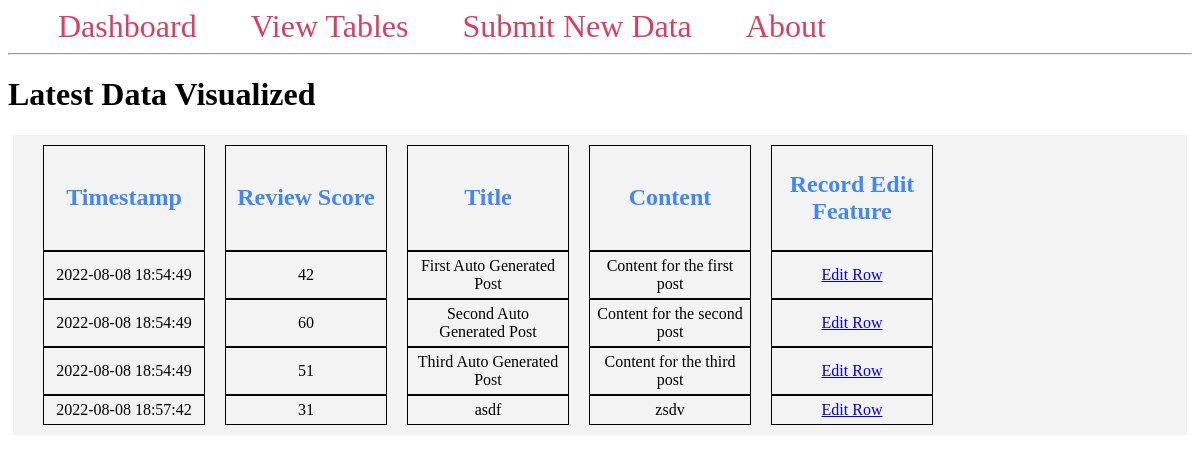
Screenshot of /table/ with the database file from the repository.
### tables this page shows
CREATE TABLE posts (
    id INTEGER PRIMARY KEY AUTOINCREMENT,
    created TIMESTAMP NOT NULL DEFAULT CURRENT_TIMESTAMP,
    review_score INTEGER NOT NULL, 
    title TEXT NOT NULL,
    content TEXT NOT NULL
);

### app.py (the view)
@app.route('/table/')
def table():
    conn = get_db_connection()
    posts = conn.execute('SELECT * FROM posts').fetchall()
    conn.close()
    return render_template('table.html', posts=posts)

### app.py (called while the page is built)
def get_db_connection():
    conn = sqlite3.connect('database.db')
    conn.row_factory = sqlite3.Row
    return conn

### templates/table.html (shortened to what this page needs)
{% extends 'base.html' %}
{% block content %}
     <h1>{% block title %} Latest Data Visualized {% endblock %}</h1>
         <div class='post'>
             <table>
             <tr>
                 <td> <h2> Timestamp </h2> </td>
                 <td> <h2> Review Score </h2> </td>
                 <td> <h2> Title </h2> </td>
                 <td> <h2> Content </h2> </td>
                 <td> <h2> Record Edit Feature </h2> </td>
             </tr>
             {% for post in posts %}
             <tr>
                 <td>{{ post['created'] }}</td>
                 <td>{{ post['review_score'] }}</td>
                 <td>{{ post['title'] }}</td>
                 <td>{{ post['content'] }}</td>
                 <td><a href="{{ url_for('edit', id=post['id']) }}">Edit Row</a></td>
             </tr>
             {% endfor %}
             </table>
         </div>
{% endblock %}

### templates/base.html (shortened to what this page needs)
<!DOCTYPE html>
<html lang="en">
<head>
</head>
<body>
    <nav>
        <a href="{{ url_for('index') }}">Dashboard</a>
        <a href="{{ url_for('table') }}">View Tables</a>
        <a href="{{ url_for('create') }}">Submit New Data</a>
        <a href="{{ url_for('about') }}">About</a>
    </nav>
    <hr>
    <div class="content">
        {% block content %} {% endblock %}
    </div>
</body>
</html>

### templates/base.html (style rules this page uses)
.post { padding: 10px; margin: 5px; background-color: #f3f3f3 }
nav a { color: #d64161; font-size: 2em; margin-left: 50px; text-decoration: none; }

### templates/table.html (style rules this page uses)
table { border-collapse: separate; border-spacing: 20px 0; }
th, td { width: 150px; text-align: center; border: 1px solid black; padding: 5px; }
h2 { color: #4287f5; }

### rows the page displays
posts: created "2022-08-08 18:54:49", review_score "42", title "First Auto Generated Post", content "Content for the first post"
posts: created "2022-08-08 18:54:49", review_score "60", title "Second Auto Generated Post", content "Content for the second post"
posts: created "2022-08-08 18:54:49", review_score "51", title "Third Auto Generated Post", content "Content for the third post"
posts: created "2022-08-08 18:57:42", review_score "31", title "asdf", content "zsdv"
